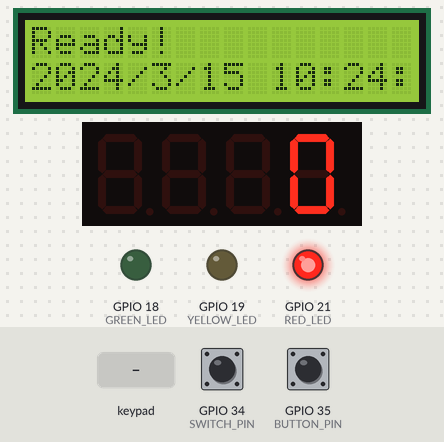
A sketch run on a simulated ESP32. On the bench: 16×2 character LCD, 4-digit seven-segment display, output pins drawn as LEDs (lit = HIGH). The inputs (shaded band) are chosen by the test bench; at power-on: GPIO 34 (SWITCH_PIN) HIGH, GPIO 35 (BUTTON_PIN) HIGH. The local clock reads 2024-03-15 10:24:30 at power-on unless the sketch sets it; what the sketch prints to the serial monitor is not drawn.

Above: at 1.3 s.
1.4 s: keypad keys 1 4 2 5 2 6 2 7 pressed 0.4 s apart
At 5.7 s:
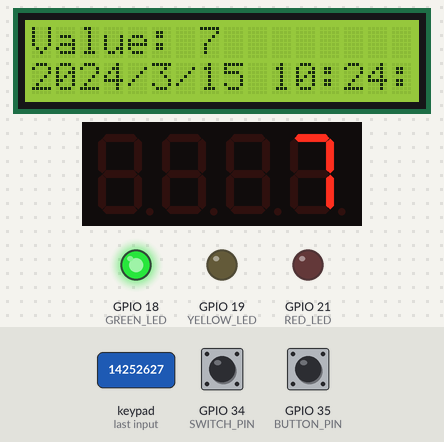
6.1 s: GPIO 34 (SWITCH_PIN) pulled LOW for 0.15 s
At 6.22 s:
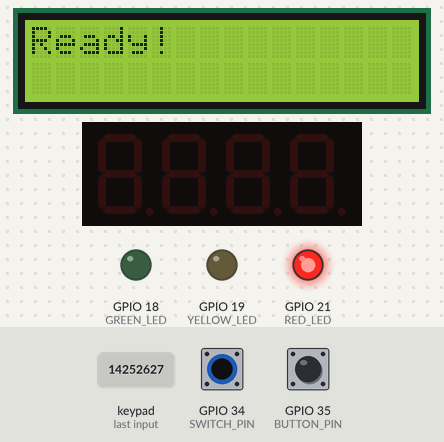
7.7 s: key '3' pressed
At 7.89 s:
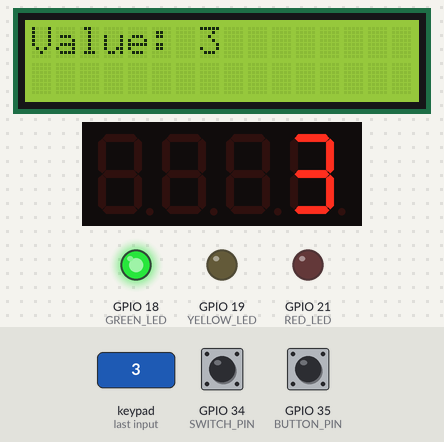
9.5 s: key '0' pressed
At 10.6 s:
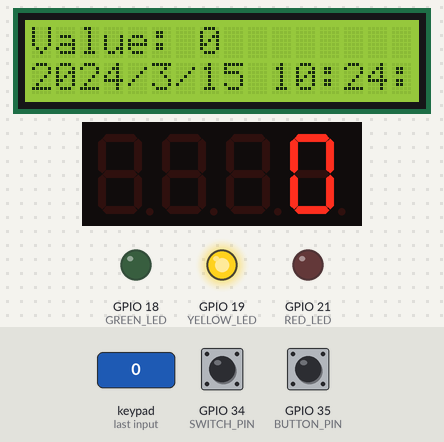
11.2 s: keypad keys 1 3 9 7 2 2 2 2 pressed 0.4 s apart
At 15.1 s:
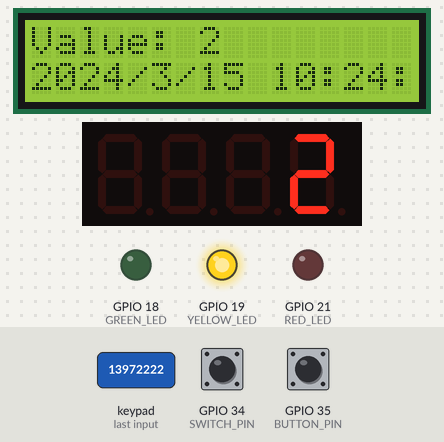
Timing chart, 0 to 16.6 s (numbered marks = the images above; inputs shaded):
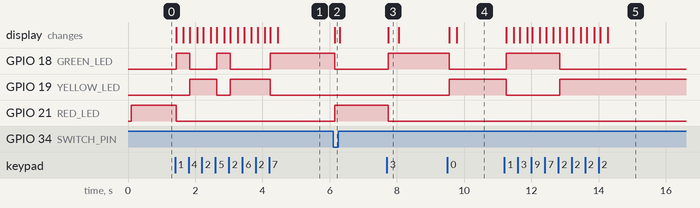

The sketch:

Praktikum_BAB-2_POLTEKAD.ino
```cpp
#include <Wire.h>
#include <LiquidCrystal_I2C.h>
#include <TM1637Display.h>
#include <Keypad.h>
#include <RTClib.h>

// Inisialisasi untuk LCD I2C
LiquidCrystal_I2C lcd(0x27, 16, 2);

// Inisialisasi untuk 7-segment display
#define CLK 13
#define DIO 15
TM1637Display display(CLK, DIO);

// Inisialisasi RTC
RTC_DS3231 rtc;

// Konfigurasi pin untuk LED
#define GREEN_LED 18
#define YELLOW_LED 19
#define RED_LED 21

// Konfigurasi pin untuk switch dan button
#define SWITCH_PIN 34
#define BUTTON_PIN 35

// Konfigurasi keypad
const byte ROWS = 4;
const byte COLS = 4;
char keys[ROWS][COLS] = {
  {'2', '1', '3', 'A'},
  {'0', '*', '#', 'D'},
  {'8', '7', '9', 'C'},
  {'5', '4', '6', 'B'}
};
byte rowPins[ROWS] = {14, 25, 26, 27}; // Pin baris
byte colPins[COLS] = {32, 33, 4, 5};   // Pin kolom

Keypad keypad = Keypad(makeKeymap(keys), rowPins, colPins, ROWS, COLS);

// Variabel untuk menyimpan input angka sementara dan nilai yang ditampilkan
int inputValue = 0;
int displayedValue = 0;
bool inputPending = false; // Menandai jika ada input yang belum ditampilkan

// Waktu debounce untuk input keypad
unsigned long lastKeyPressTime = 0;
const unsigned long debounceDelay = 50; // 50 ms debounce

void setup() {
  // Inisialisasi I2C dengan pin custom
  Wire.begin(22, 23);

  // Inisialisasi LCD
  lcd.begin(16, 2);
  lcd.backlight();
  lcd.setCursor(0, 0);
  lcd.print("System Init...");

  // Inisialisasi display 7-segment
  display.setBrightness(0x0f);
  display.showNumberDec(0);

  // Inisialisasi LED sebagai output
  pinMode(GREEN_LED, OUTPUT);
  pinMode(YELLOW_LED, OUTPUT);
  pinMode(RED_LED, OUTPUT);
  digitalWrite(RED_LED, HIGH); // Menyalakan LED merah

  // Inisialisasi switch dan button sebagai input dengan PULLUP
  pinMode(SWITCH_PIN, INPUT_PULLUP);
  pinMode(BUTTON_PIN, INPUT_PULLUP);

  // Inisialisasi RTC
  if (!rtc.begin()) {
    lcd.clear();
    lcd.setCursor(0, 0);
    lcd.print("RTC Not Found");
    while (1); // Berhenti jika RTC tidak terhubung
  }

  // Cek apakah RTC berjalan atau perlu disetel ulang
  if (rtc.lostPower()) {
    // Setel waktu RTC secara manual
    rtc.adjust(DateTime(2024, 10, 20, 14, 30, 0));  // Sesuaikan dengan waktu saat ini
  }

  // Menampilkan pesan awal pada LCD
  lcd.clear();
  lcd.setCursor(0, 0);
  lcd.print("Ready!");

  // Inisialisasi Serial Monitor
  Serial.begin(115200);
}

void loop() {
  // Membaca input dari switch dan button
  int switchState = digitalRead(SWITCH_PIN);
  int buttonState = digitalRead(BUTTON_PIN);

  // Tampilkan status switch dan button di Serial Monitor
  Serial.print("Switch state: ");
  Serial.println(switchState == HIGH ? "ON" : "OFF");
  Serial.print("Button state: ");
  Serial.println(buttonState == LOW ? "RELEASED" : "PRESSED");

  // Reset semua jika switch dalam keadaan OFF
  if (switchState == LOW) {
    // Reset nilai dan tampilan
    display.clear();
    lcd.clear();
    inputValue = 0;
    displayedValue = 0;
    inputPending = false;

    lcd.setCursor(0, 0);
    lcd.print("Ready!"); // Tampilan setelah reset

    // Nyalakan LED merah jika switch OFF
    digitalWrite(RED_LED, HIGH);
    digitalWrite(GREEN_LED, LOW);
    digitalWrite(YELLOW_LED, LOW);
    return;
  }

  // Jika switch ON, memungkinkan input dari keypad
  char key = keypad.getKey();

  // Menambahkan debounce untuk input keypad
  if (key && (millis() - lastKeyPressTime > debounceDelay)) {
    lastKeyPressTime = millis(); // Simpan waktu terakhir tombol ditekan

    // Memproses input angka saja
    if (key >= '0' && key <= '9') {
      int num = key - '0';
      // Menghindari overflow di atas 255
      if (inputValue * 10 + num <= 255) {
        inputValue = inputValue * 10 + num;
        inputPending = true; // Tandai bahwa ada input yang belum ditampilkan
      }
    } else if (key == '*') {
      // Menghapus input jika '*' ditekan
      inputValue = 0;
      inputPending = true; // Tandai bahwa ada perubahan input
    }
  }

  // Jika tombol ditekan dan ada input yang belum ditampilkan
  if (buttonState == HIGH && inputPending) {
    // Update nilai yang ditampilkan
    displayedValue = inputValue;
    inputPending = false; // Reset status input pending

    // Tampilkan nilai pada LCD, 7-segment, dan Serial Monitor
    lcd.clear();
    lcd.setCursor(0, 0);
    lcd.print("Value: ");
    lcd.print(displayedValue);
    display.showNumberDec(displayedValue);

    Serial.print("Value: ");
    Serial.println(displayedValue);

    // Reset input setelah ditampilkan agar input baru mengganti angka sebelumnya
    inputValue = 0;

    // Menyalakan LED sesuai dengan angka genap atau ganjil
    if (displayedValue % 2 == 0) {
      // Jika angka genap, nyalakan LED kuning
      digitalWrite(YELLOW_LED, HIGH);
      digitalWrite(GREEN_LED, LOW);
    } else {
      // Jika angka ganjil, nyalakan LED hijau
      digitalWrite(GREEN_LED, HIGH);
      digitalWrite(YELLOW_LED, LOW);
    }

    // Matikan LED merah karena switch dalam keadaan ON
    digitalWrite(RED_LED, LOW);

    delay(200); // Debouncing button press
  }

  // Menampilkan waktu dari RTC di baris kedua LCD
  DateTime now = rtc.now();
  lcd.setCursor(0, 1);
  lcd.print(now.year());
  lcd.print('/');
  lcd.print(now.month());
  lcd.print('/');
  lcd.print(now.day());
  lcd.print(' ');
  lcd.print(now.hour());
  lcd.print(':');
  lcd.print(now.minute());
  lcd.print(':');
  lcd.print(now.second());

  // Simpan jeda minimum untuk stabilitas (kurangi delay untuk meningkatkan kecepatan)
  delay(10);
}
```

Measured:
- after the input at 1.4 s, GPIO 18 (GREEN_LED): goes HIGH 0.40 s, LOW 0.81 s, HIGH 0.40 s, LOW 1.2 s, then HIGH, starting at once; GPIO 19 (YELLOW_LED): LOW → HIGH after 0.44 s, → LOW 0.81 s later, → HIGH 0.40 s later, → LOW 1.2 s later; GPIO 21 (RED_LED): HIGH → LOW at once; the display: first changes at once (image 1 shows a later state)
- after the input at 6.1 s, GPIO 18 (GREEN_LED): HIGH → LOW after 0.06 s; GPIO 21 (RED_LED): LOW → HIGH after 0.06 s; the display: changes after 0.06 s (image 2)
- after the input at 7.7 s, GPIO 18 (GREEN_LED): LOW → HIGH after 0.05 s; GPIO 21 (RED_LED): HIGH → LOW after 0.05 s; the display: changes after 0.05 s (image 3)
- after the input at 9.5 s, GPIO 18 (GREEN_LED): HIGH → LOW after 0.06 s; GPIO 19 (YELLOW_LED): LOW → HIGH after 0.06 s; the display: first changes after 0.06 s (image 4 shows a later state)
- after the input at 11.2 s, GPIO 18 (GREEN_LED): LOW → HIGH after 0.05 s, → LOW 1.6 s later; GPIO 19 (YELLOW_LED): HIGH → LOW after 0.05 s, → HIGH 1.6 s later; the display: first changes after 0.05 s (image 5 shows a later state)
